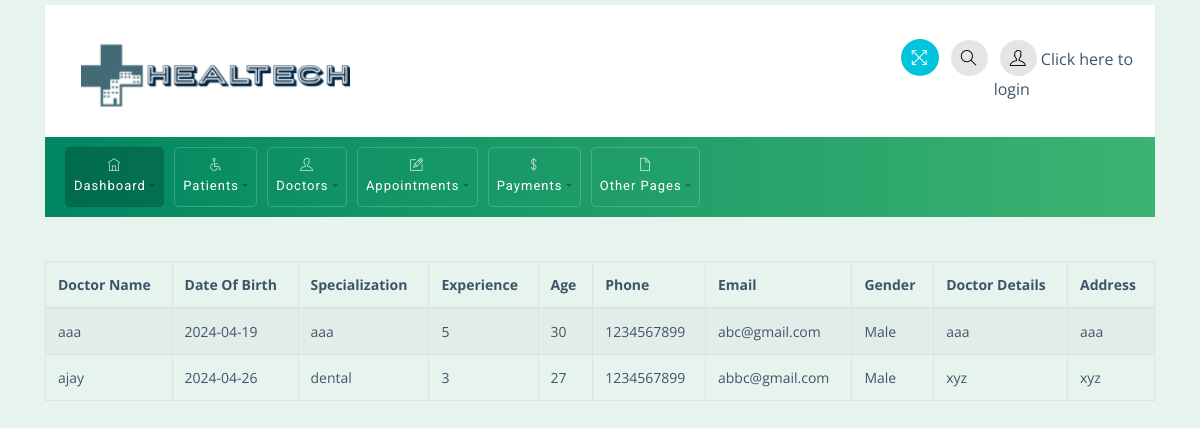
/doctors.html, run on the app's committed database.
### app/models.py (models this page shows, shortened)
class Doctor(models.Model):
    doctor_name = models.CharField(max_length=100)
    date_of_birth = models.CharField(max_length=100)
    specialization = models.CharField(max_length=100)
    experience = models.IntegerField()
    age = models.IntegerField()
    phone = models.IntegerField()
    email = models.EmailField(max_length=100)
    gender = models.CharField(max_length=50)
    doctor_details = models.TextField()
    address = models.TextField()

### Hospital/views.py (the view)
# urls.py: path('doctors.html',views.DOCTORS,name='all_doctors'),
def DOCTORS(request):
    doctors = Doctor.objects.all()
    return render(request, 'doctors/doctors.html',{'doctors': doctors})

### templates/doctors/doctors.html
{% extends 'base.html' %}
{% block content %}
<div class="container">
    <h3 class="block-title">All Doctors</h3>
    <div class="table-responsive mb-3">
        <table id="tableId" class="table table-bordered table-striped">
            <thead>
                <tr>
                    <th>Doctor Name</th>
                    <th>Date Of Birth</th>
                    <th>Specialization</th>
                    <th>Experience</th>
                    <th>Age</th>
                    <th>Phone</th>
                    <th>Email</th>
                    <th>Gender</th>
                    <th>Doctor Details</th>
                    <th>Address</th>
                </tr>
            </thead>
            <tbody>
                {% for doctor in doctors %}
                <tr>
                    <td>{{ doctor.doctor_name }}</td>
                    <td>{{ doctor.date_of_birth }}</td>
                    <td>{{ doctor.specialization }}</td>
                    <td>{{ doctor.experience }}</td>
                    <td>{{ doctor.age }}</td>
                    <td>{{ doctor.phone }}</td>
                    <td>{{ doctor.email }}</td>
                    <td>{{ doctor.gender }}</td>
                    <td>{{ doctor.doctor_details }}</td>
                    <td>{{ doctor.address }}</td>
                </tr>
                {% endfor %}
            </tbody>
        </table>
    </div>
</div>
{% endblock %}

### static/css/styles.css (style rules this page uses)
body { font-family: 'Open Sans', sans-serif; background-color: #E7F3ED; color: #3e5569; }
h1, h2, h3, h4, h5, h6, span, .menu-nav { font-family: 'Roboto', sans-serif; letter-spacing: 1px; }
.table td, .table th { padding: .75rem; }
.table-striped tbody tr:nth-of-type(odd) { background-color: rgba(61,79,90,.03); }
table.table tbody td, table.table thead th { font-size: 14px; }
h3.block-title { background: transparent; margin: 4px auto; color: #E7F3ED; }
.block-title { -ms-flex: 1 1 auto; flex: 1 1 auto; min-height: 1.75rem; font-size: 1.5rem; line-height: 1.5; }

### data on the page
Doctor: doctor_name "aaa", date_of_birth "2024-04-19", specialization "aaa", experience "5", age "30", phone "1234567899", email "abc@gmail.com", gender "Male", doctor_details "aaa", address "aaa"
Doctor: doctor_name "ajay", date_of_birth "2024-04-26", specialization "dental", experience "3", age "27", phone "1234567899", email "abbc@gmail.com", gender "Male", doctor_details "xyz", address "xyz"
